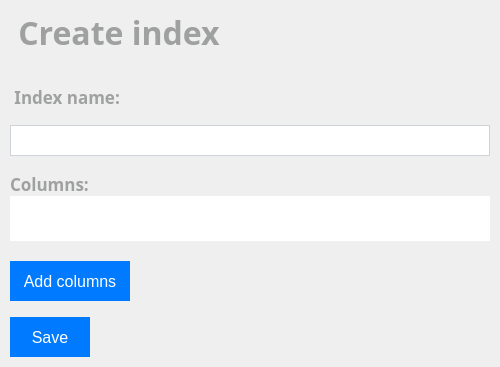
<?xml version="1.0" encoding="UTF-8"?>
<ui version="4.0">
 <class>CreateIndexTab</class>
 <widget class="QWidget" name="CreateIndexTab">
  <property name="geometry">
   <rect>
    <x>0</x>
    <y>0</y>
    <width>500</width>
    <height>367</height>
   </rect>
  </property>
  <property name="font">
   <font>
    <family>Segoe UI Semibold</family>
    <pointsize>13</pointsize>
    <weight>75</weight>
    <bold>true</bold>
   </font>
  </property>
  <property name="windowTitle">
   <string>Form</string>
  </property>
  <property name="styleSheet">
   <string notr="true"/>
  </property>
  <layout class="QGridLayout" name="gridLayout">
   <property name="leftMargin">
    <number>10</number>
   </property>
   <property name="topMargin">
    <number>10</number>
   </property>
   <property name="rightMargin">
    <number>10</number>
   </property>
   <property name="bottomMargin">
    <number>10</number>
   </property>
   <property name="spacing">
    <number>0</number>
   </property>
   <item row="7" column="0">
    <widget class="QTableWidget" name="tableWidget">
     <property name="styleSheet">
      <string notr="true">QComboBox {
	font: 10pt &quot;Segoe UI&quot;;
    color: #555;
	border: 0px solid #ced4da;
	/*padding: 0 10px 0 10px;*/
}

QComboBox::drop-down 
{
    border: 0px;
}

QComboBox::down-arrow {
	image: url(:/images/arrow.svg);
	width: 10px;
	height: 10px;
}

QComboBox::on {
	border: 4px solid #c2dbfe;
}

QComboBox QListView {
	font-size: 12px;
	border: 1px solid rgba(0,0,0,10%);
	padding: 5px;	
	background-color: #fff;
	outline: 0px;
}

QComboBox QListView::item {
	font: 10pt &quot;Segoe UI&quot;;
	padding-left: 10px;
	background-color: #fff;
	
}

QComboBox QListView::item {	
	background-color: #1e90ff;
}

QComboBox QListView::item::selectd {
	background-color: #1e90ff;
}

#tableWidget {
	color: #555;
	font: 10pt &quot;Segoe UI&quot;;
	border: 0px
}

#tableWidget::item 
{
	background-color: rgb(255, 255, 255);
}

QPushButton {	
	background-color: rgb(255, 255, 255);
	margin-left: 40%;
	max-width: 15px;
	image: url(:/images/icons8-close.svg);
	background-color: transparent;
	border: 0 px;
}

QPushButton::hover {
	image: url(:/images/icons8-selected-close.svg);
}
#tableWidget QHeaderView {
	border: 0px solid #ced4da;
}

QHeaderView::section {
	 border: 1px solid #ced4da;
	 border-left: 0px;
}

/*
QTableCornerButton::section {
	 border: 0px solid #ced4da;
}
*/
QScrollBar:vertical {
	width: 6px;
    background: #fff;
}
QScrollBar::handle:vertical {
    background: #ececec;
}

QScrollBar:horizontal {
	height: 6px;
    background: #fff;
}
QScrollBar::handle:horizontal {
	/*max-height: 6px;*/
    background: #ececec;
}</string>
     </property>
    </widget>
   </item>
   <item row="5" column="0">
    <spacer name="verticalSpacer_3">
     <property name="orientation">
      <enum>Qt::Vertical</enum>
     </property>
     <property name="sizeType">
      <enum>QSizePolicy::Fixed</enum>
     </property>
     <property name="sizeHint" stdset="0">
      <size>
       <width>20</width>
       <height>16</height>
      </size>
     </property>
    </spacer>
   </item>
   <item row="1" column="0">
    <spacer name="verticalSpacer">
     <property name="orientation">
      <enum>Qt::Vertical</enum>
     </property>
     <property name="sizeType">
      <enum>QSizePolicy::Fixed</enum>
     </property>
     <property name="sizeHint" stdset="0">
      <size>
       <width>20</width>
       <height>30</height>
      </size>
     </property>
    </spacer>
   </item>
   <item row="3" column="0">
    <spacer name="verticalSpacer_2">
     <property name="orientation">
      <enum>Qt::Vertical</enum>
     </property>
     <property name="sizeType">
      <enum>QSizePolicy::Fixed</enum>
     </property>
     <property name="sizeHint" stdset="0">
      <size>
       <width>20</width>
       <height>16</height>
      </size>
     </property>
    </spacer>
   </item>
   <item row="0" column="0">
    <widget class="QLabel" name="label">
     <property name="sizePolicy">
      <sizepolicy hsizetype="Fixed" vsizetype="Fixed">
       <horstretch>0</horstretch>
       <verstretch>0</verstretch>
      </sizepolicy>
     </property>
     <property name="font">
      <font>
       <family>Segoe UI Semibold</family>
       <pointsize>24</pointsize>
       <weight>75</weight>
       <bold>true</bold>
      </font>
     </property>
     <property name="styleSheet">
      <string notr="true">color: #9fa0a0;</string>
     </property>
     <property name="text">
      <string> Create index </string>
     </property>
    </widget>
   </item>
   <item row="11" column="0">
    <widget class="QPushButton" name="pushButton">
     <property name="sizePolicy">
      <sizepolicy hsizetype="Fixed" vsizetype="Fixed">
       <horstretch>0</horstretch>
       <verstretch>0</verstretch>
      </sizepolicy>
     </property>
     <property name="minimumSize">
      <size>
       <width>120</width>
       <height>40</height>
      </size>
     </property>
     <property name="maximumSize">
      <size>
       <width>120</width>
       <height>40</height>
      </size>
     </property>
     <property name="font">
      <font>
       <family>Segoe UI</family>
       <pointsize>12</pointsize>
       <weight>50</weight>
       <bold>false</bold>
      </font>
     </property>
     <property name="styleSheet">
      <string notr="true">QPushButton {
    color: #fff;
	background-color: #007bff;
	border: 1px solid #007bff;
}
QPushButton:hover {
	background-color: #0069d9;
    border-color: #0062cc;
}</string>
     </property>
     <property name="text">
      <string>Add columns</string>
     </property>
    </widget>
   </item>
   <item row="13" column="0">
    <widget class="QPushButton" name="pushButton_2">
     <property name="sizePolicy">
      <sizepolicy hsizetype="Fixed" vsizetype="Fixed">
       <horstretch>0</horstretch>
       <verstretch>0</verstretch>
      </sizepolicy>
     </property>
     <property name="minimumSize">
      <size>
       <width>80</width>
       <height>40</height>
      </size>
     </property>
     <property name="font">
      <font>
       <family>Segoe UI</family>
       <pointsize>12</pointsize>
       <weight>50</weight>
       <bold>false</bold>
      </font>
     </property>
     <property name="styleSheet">
      <string notr="true">QPushButton {
    color: #fff;
	background-color: #007bff;
	border: 1px solid #007bff;
}
QPushButton:hover {
	background-color: #0069d9;
    border-color: #0062cc;
}</string>
     </property>
     <property name="text">
      <string>Save</string>
     </property>
    </widget>
   </item>
   <item row="4" column="0">
    <widget class="QLineEdit" name="lineEdit">
     <property name="minimumSize">
      <size>
       <width>0</width>
       <height>31</height>
      </size>
     </property>
     <property name="styleSheet">
      <string notr="true">#lineEdit {
	border: 1px solid #ced4da;
}

#lineEdit::focus {
	border: 4px solid #c2dbfe;
}</string>
     </property>
    </widget>
   </item>
   <item row="8" column="0">
    <widget class="QFrame" name="horizontalFrame">
     <layout class="QGridLayout" name="gridLayout_2">
      <property name="leftMargin">
       <number>0</number>
      </property>
      <property name="topMargin">
       <number>0</number>
      </property>
      <property name="rightMargin">
       <number>0</number>
      </property>
      <property name="bottomMargin">
       <number>0</number>
      </property>
     </layout>
    </widget>
   </item>
   <item row="2" column="0">
    <widget class="QLabel" name="label_2">
     <property name="sizePolicy">
      <sizepolicy hsizetype="Preferred" vsizetype="Fixed">
       <horstretch>0</horstretch>
       <verstretch>0</verstretch>
      </sizepolicy>
     </property>
     <property name="styleSheet">
      <string notr="true">color: #9fa0a0;</string>
     </property>
     <property name="text">
      <string> Index name: </string>
     </property>
    </widget>
   </item>
   <item row="6" column="0">
    <widget class="QLabel" name="label_3">
     <property name="sizePolicy">
      <sizepolicy hsizetype="Preferred" vsizetype="Fixed">
       <horstretch>0</horstretch>
       <verstretch>0</verstretch>
      </sizepolicy>
     </property>
     <property name="styleSheet">
      <string notr="true">color: #9fa0a0;</string>
     </property>
     <property name="text">
      <string>Columns:</string>
     </property>
    </widget>
   </item>
   <item row="12" column="0">
    <spacer name="verticalSpacer_6">
     <property name="orientation">
      <enum>Qt::Vertical</enum>
     </property>
     <property name="sizeType">
      <enum>QSizePolicy::Fixed</enum>
     </property>
     <property name="sizeHint" stdset="0">
      <size>
       <width>20</width>
       <height>16</height>
      </size>
     </property>
    </spacer>
   </item>
   <item row="10" column="0">
    <spacer name="verticalSpacer_4">
     <property name="orientation">
      <enum>Qt::Vertical</enum>
     </property>
     <property name="sizeType">
      <enum>QSizePolicy::Fixed</enum>
     </property>
     <property name="sizeHint" stdset="0">
      <size>
       <width>20</width>
       <height>20</height>
      </size>
     </property>
    </spacer>
   </item>
  </layout>
 </widget>
 <resources/>
 <connections/>
</ui>
